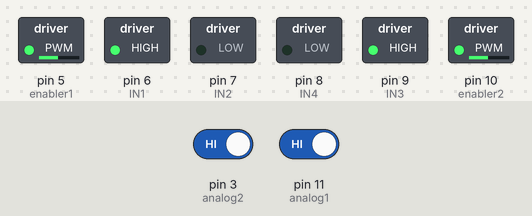
Bench run of a sketch on a simulated Arduino Uno, built with avr-gcc and run on an emulated ATmega328P. Shown: switched loads named in the sketch (green lamp = pin HIGH). The test bench sets the inputs (shaded band); at power-on: pin 3 (analog2) HIGH, pin 11 (analog1) HIGH.

Above: at 1.2 s.
1.3 s: pin 3 (analog2) driven LOW
At 2.2 s:
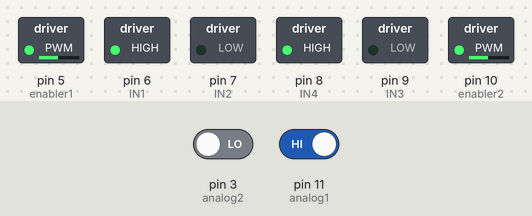
2.8 s: pin 3 (analog2) driven HIGH
At 3.4 s:
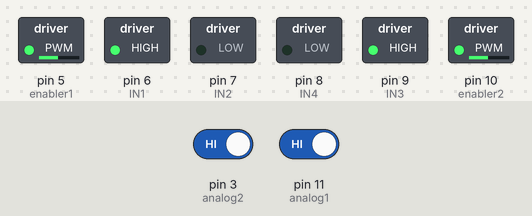
4.3 s: pin 11 (analog1) driven LOW
At 5.5 s:
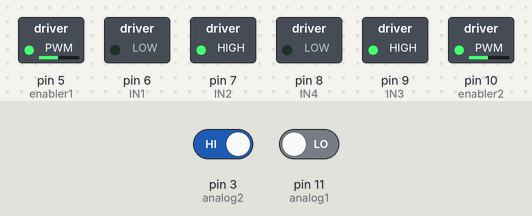
5.8 s: pin 11 (analog1) driven HIGH
At 6.8 s:
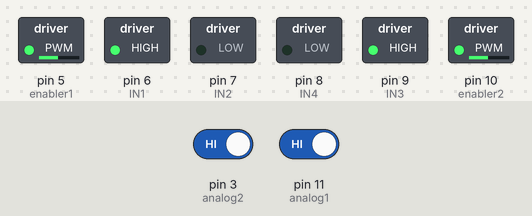
Timing chart, 0 to 8.3 s (numbered marks = the images above; inputs shaded):
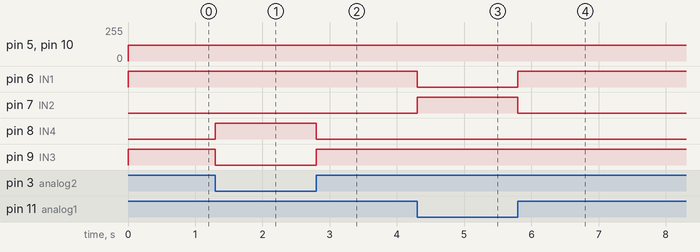

Measured:
- after the input at 1.3 s, pin 8 (IN4): LOW → HIGH at once; pin 9 (IN3): HIGH → LOW at once
- after the input at 2.8 s, pin 8 (IN4): HIGH → LOW at once; pin 9 (IN3): LOW → HIGH at once
- after the input at 4.3 s, pin 6 (IN1): HIGH → LOW at once; pin 7 (IN2): LOW → HIGH at once
- after the input at 5.8 s, pin 6 (IN1): LOW → HIGH at once; pin 7 (IN2): HIGH → LOW at once

The sketch:

nayaab.ino
```cpp
int enabler1 = 5;
  int IN1 = 6;
  int IN2 = 7;
  int IN3 = 9;
  int IN4 = 8;
  int enabler2 = 10;
  int motorspeed = 120;
  int analog1 = 11;
  int analog2 = 3;
  int sensor1;
  int sensor2;
void setup() {
  Serial.begin(9600);
  pinMode(enabler1, OUTPUT);
  pinMode(IN1, OUTPUT);
  pinMode(IN2, OUTPUT);
  pinMode(IN3, OUTPUT);
  pinMode(IN4, OUTPUT);
  pinMode(enabler2, OUTPUT);

  pinMode(analog1, INPUT);
  pinMode(analog2, INPUT);
  }

  void loop(){
  sensor1 = digitalRead(11);
  sensor2 = digitalRead(3);

if(sensor1 == 0  && sensor2 == 0){
 analogWrite(enabler1, 120);
 analogWrite(enabler2, 120);
 digitalWrite(IN1,HIGH);
 digitalWrite(IN2,LOW);
 digitalWrite(IN3,HIGH);
 digitalWrite(IN4,LOW);
}

else if(sensor2 == 0 && sensor1 == 1){
  analogWrite(enabler1, 120);
  analogWrite(enabler2, 120);
  digitalWrite(IN1,HIGH);
  digitalWrite(IN2,LOW);
  digitalWrite(IN3,LOW);
  digitalWrite(IN4,HIGH);

}

else if(sensor1 == 0 && sensor2 == 1){
  analogWrite(enabler1, 120);
  analogWrite(enabler2, 120);
  digitalWrite(IN1,LOW);
  digitalWrite(IN2,HIGH);
  digitalWrite(IN3,HIGH);
  digitalWrite(IN4,LOW);

}

else if(sensor1 == 1  && sensor2 == 1){
 analogWrite(enabler1, 120);
 analogWrite(enabler2, 120);
 digitalWrite(IN1,HIGH);
 digitalWrite(IN2,LOW);
 digitalWrite(IN3,HIGH);
 digitalWrite(IN4,LOW);
}
  }
```
